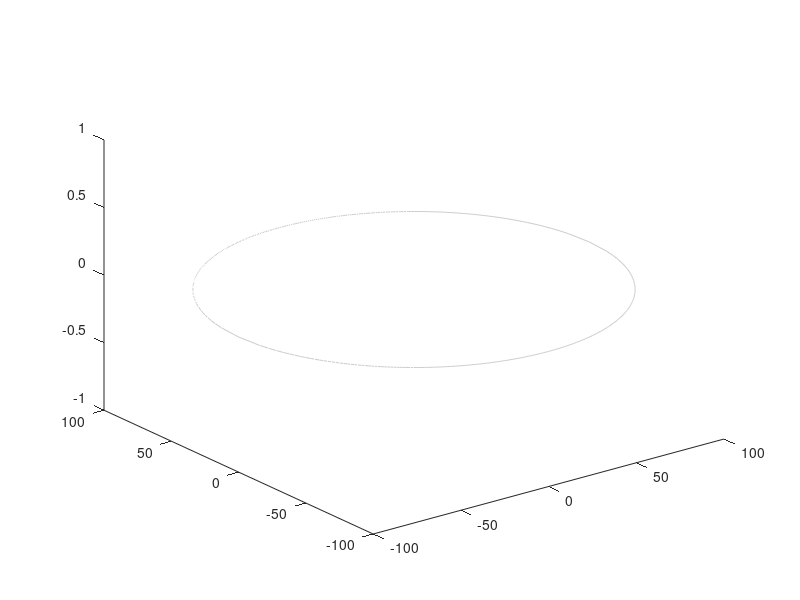

Recreate this plot in MATLAB. (Note: this script raises an error after producing the figure.)
function make_ido
    for ido = 0:15:90
        kaku = asin((90 - ido)/90);
        r = cos(kaku);
        x = -r:0.01:r;
        y = x.*0;    
        z = y + ((90 - ido)/90);
        for i = 1:length(x)
            y(i) = sqrt(r^2 - x(i)^2);
        end    
        x = [x flip(x)];  % flip(x):xの要素の順序を反転する
        y = [y -flip(y)];
        z = [z z];
        
        p = plot3(x*100, y*100, z*100, 'Color', [0.8 0.8 0.8]);
        if z(1) == 0
            p.Color = 'red';
            p.LineWidth = 1;
            continue;
        end
        plot3(x*100, y*100, -z*100, ':k', 'LineWidth', 0.1);
    end
end
